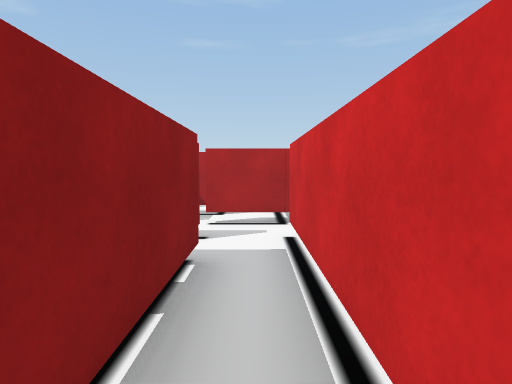
view 1 (above)

14 first-person views from a walk through a 3-D level made in the Unity game engine. The camera is 1.3 m above the floor, tilts 4° down and sees 75° across. The floor is counted in squares, 1 m on a side. Each view is taken from the middle of a square. On the plan, view 1 faces up. The plan holds only what a view shows up to about 14 squares ahead; the rest is blank. The place goes on beyond the plan. Some surface patterns are stand-ins.

view 2
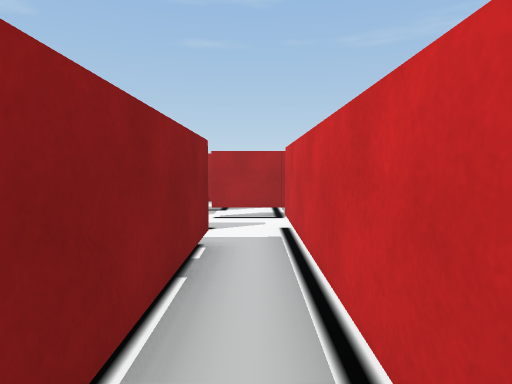

view 3
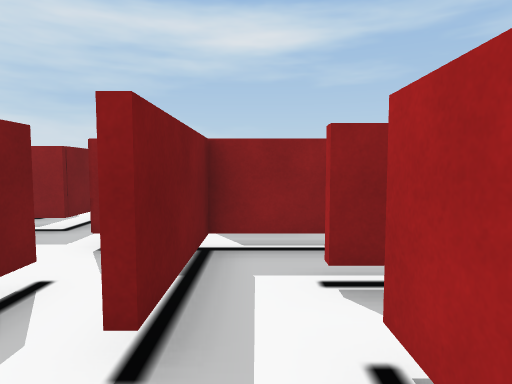

view 4
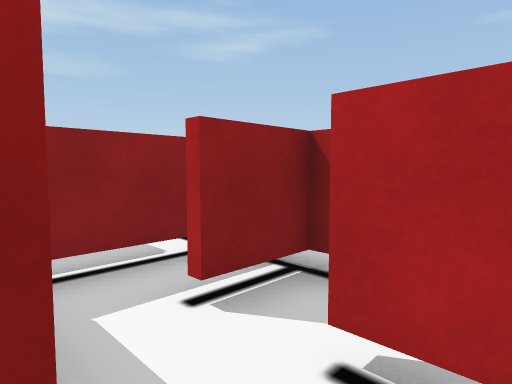

view 5
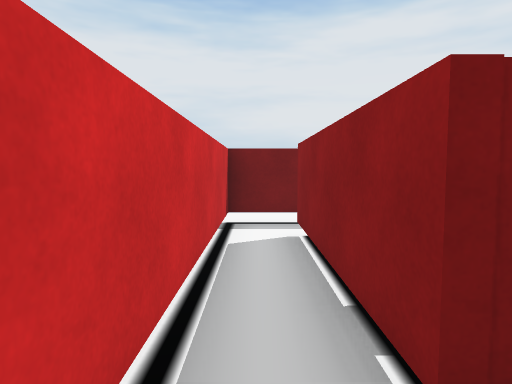

view 6
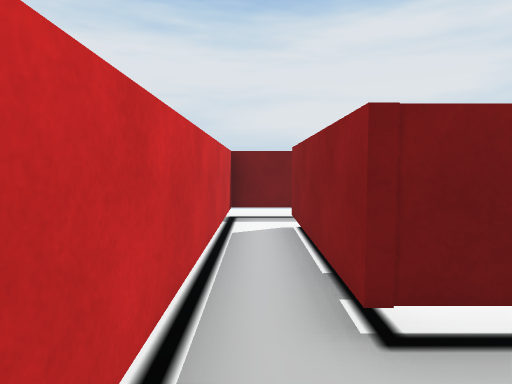

view 7
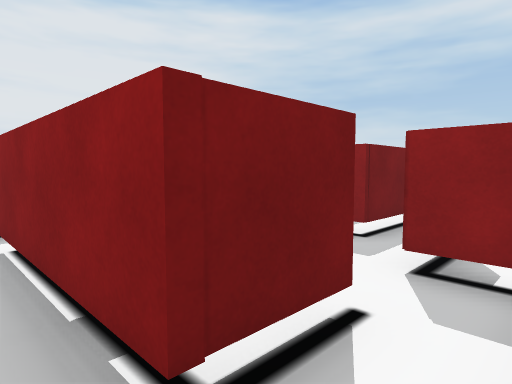

view 8
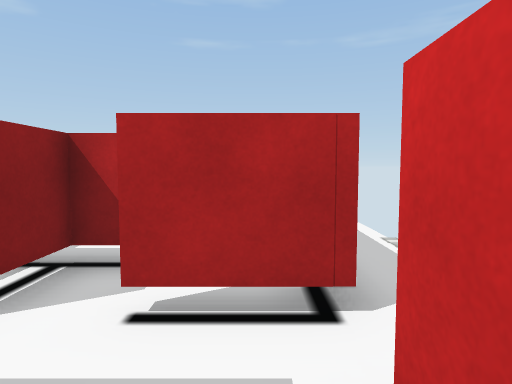

view 9
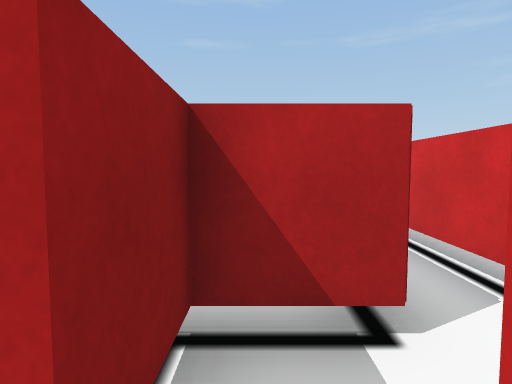

view 10
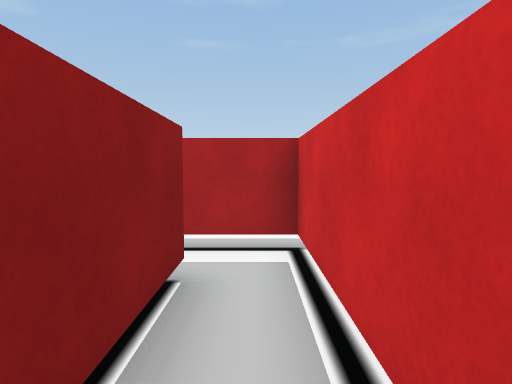

view 11
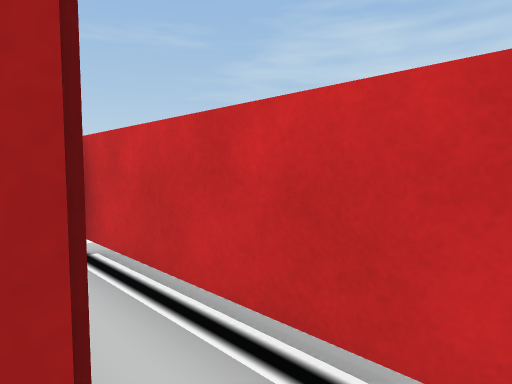

view 12
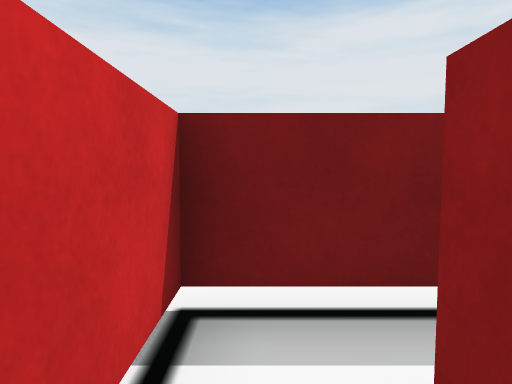

view 13
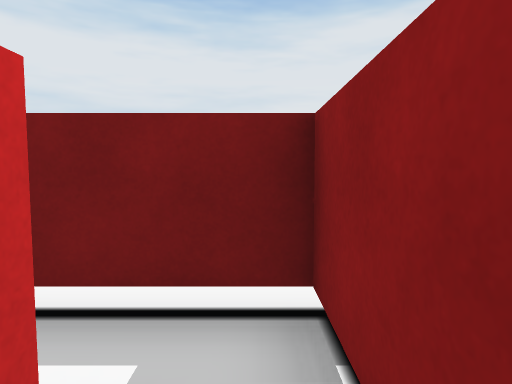

view 14
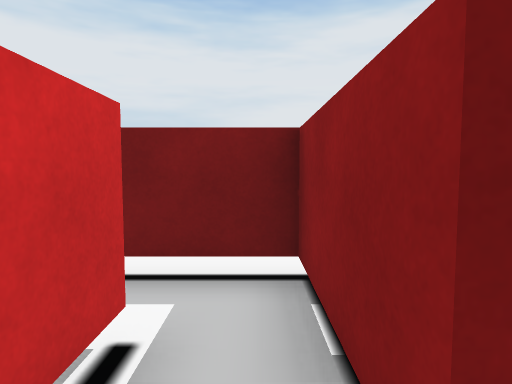

### Floor plan
Key: @ floor where view 1 was taken; # wall or solid block; . floor; T thing the floor can be seen under or through.
Columns run from 4 left of view 1 to 1 right of it. Each row starts with its distance up from view 1.
 15    ...
 14    ###
 13    #.#
 12    #.#
 11    #.#
 10  ###.#
  9 ##...#
  8 ##.TTT
  7 #.....
  6 ###..#
  5 #....#
  4 ####.#
  3    #.#
  2   .#.#
  1  #.#.#
  0  #.#@#
 -1  #...#
 -2  #####
 -3  .....

Where each view was taken, in squares from view 1:
view 1: 0 up, 0 right, facing up
view 2: 1 down, 0 right, facing up
view 3: 7 up, 1 right, facing left
view 4: 6 up, 0 right, facing up-left
view 5: 6 up, 0 right, facing down
view 6: 7 up, 0 right, facing down
view 7: 6 up, 0 right, facing down-left
view 8: 5 up, 0 right, facing up
view 9: 7 up, 2 left, facing up
view 10: 9 up, 0 right, facing up
view 11: 9 up, 1 left, facing up-right
view 12: 1 up, 0 right, facing down
view 13: 1 up, 2 left, facing down
view 14: 2 up, 2 left, facing down
